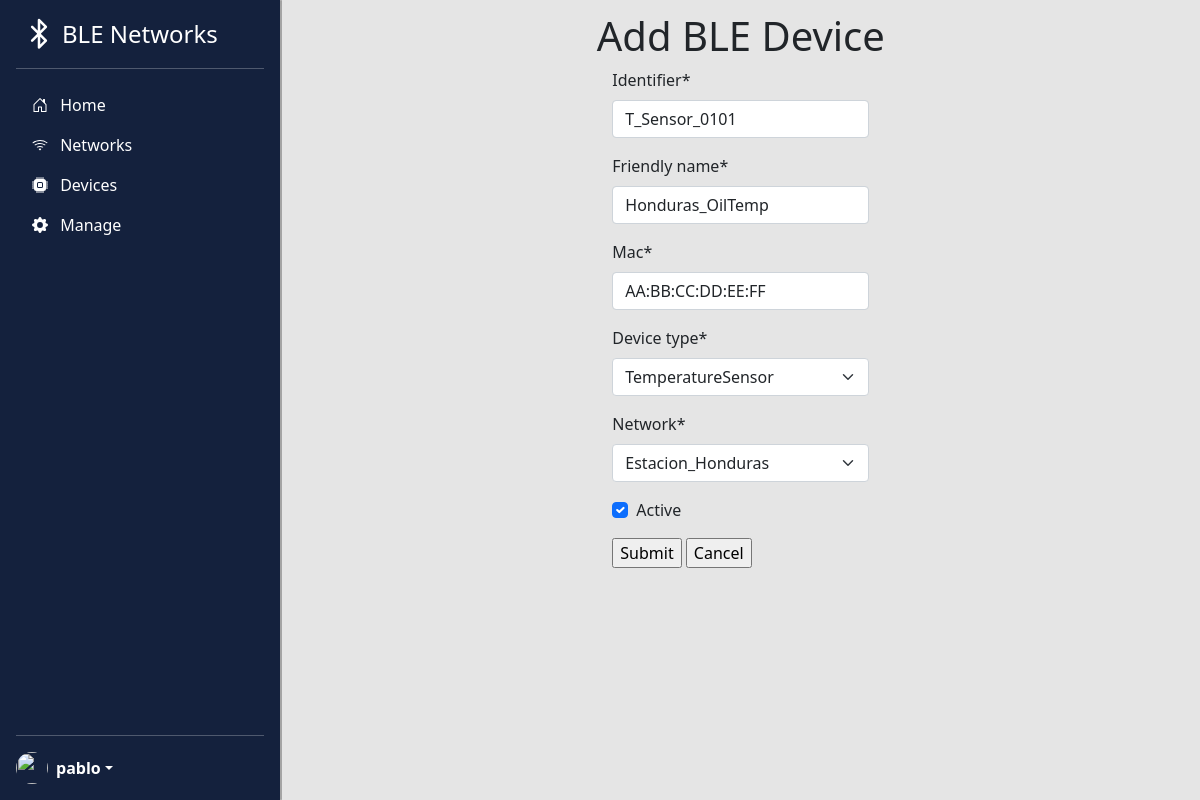
Before: /bledevices/device/1/update/ (signed in) with the older database file.
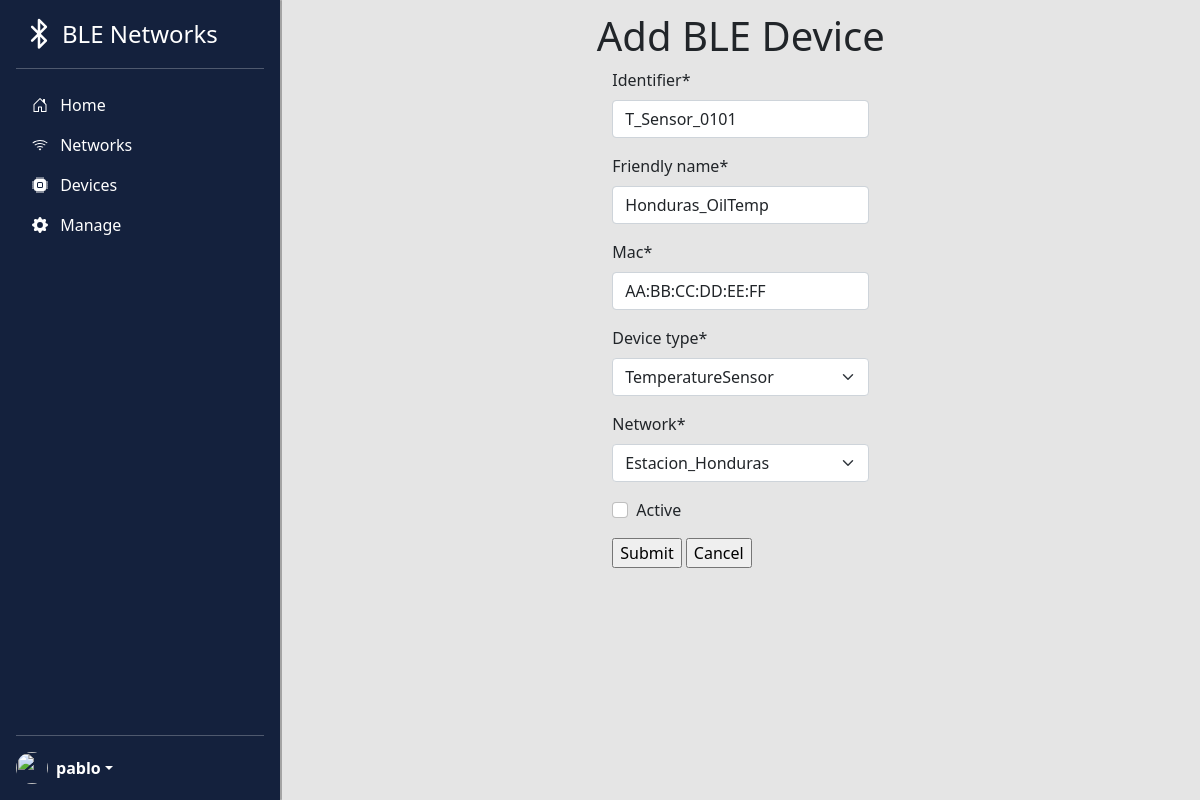
After: the same page with the newer database file.
### bledevices/models.py (models this page shows, shortened)
class BleDevice(models.Model):
    identifier = models.CharField(max_length=200,validators=[MinLengthValidator(5, "Identifier must be greater than 4 characters")])
    friendly_name = models.CharField(max_length=200,validators=[MinLengthValidator(2, "Friendly name must be greater than 1 character")])
    mac = models.CharField(max_length=17,validators=[RegexValidator(regex=MAC_REGEX,message="Expected format is AA:BB:CC:DD:EE:FF")])
    device_type = models.ForeignKey('BleDeviceType', on_delete=models.CASCADE, null=False)
    network = models.ForeignKey('BleNetwork', on_delete=models.CASCADE, null=False)
    active = models.BooleanField(null=False)
    created_at = models.DateTimeField(auto_now_add=True)
    updated_at = models.DateTimeField(auto_now=True)

### bledevices/views.py (the view)
# urls.py: path('device/<int:pk>/update/', views.BleDeviceUpdateView.as_view(), name='bledevice_update'),
class BleDeviceUpdateView(UpdateView):
    model = BleDevice
    fields = ['identifier', 'friendly_name', 'mac', 'device_type','network','active']
    success_url = reverse_lazy('bledevices:all')

### bledevices/models.py (called while the page is built)
    def __str__(self):
        return self.name

    def __str__(self):
        return self.name

### home/context_processors.py (called while the page is built)
def settings(request):
    return {
        'settings': django_settings,
    }

### bledevices/templates/bledevices/bledevice_form.html (shortened to what this page needs)
{% extends "base_nav.html" %}
{% block main_page %}
{% load crispy_forms_tags %}
<div class="container d-flex flex-column">
<h1 class="text-center mt-2"> Add BLE Device</h1>
<div class="d-flex justify-content-center">
<form action="" method="post" id="upload_form" enctype="multipart/form-data">
  {{ form|crispy }}
  <input type="submit" value="Submit">
  <input type="submit" value="Cancel" onclick="window.location.href='{% url 'bledevices:all' %}';return false;">
</form>
</div>
</div>
{% endblock %}

Changed rows visible on the page:
changed BleDevice "T_Sensor_0101": active "☑" → "☐"
